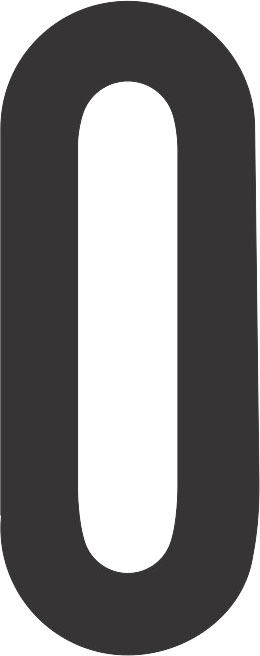
#> input picture resources/no_0.jpg, 260 x 656 px; its folder holds 4 pictures in this run
$ python car_plate2_digits.py   (Python 2 division)
#> lines starting #> are read from the running program, lines starting #| are printed output that depends on the picture; after the words box and inside, x2 and y2 are one past the last pixel; in counts of white or black regions, pixels touching at a corner belong together
### using_opencv/xor_bit_image.py
__author__ = 'sunary'


import cv2
import numpy as np


bit_images = []
shape = (40, 100)


def load_image(files_number):
    for f in files_number:
        img = cv2.imread(f, cv2.THRESH_BINARY)
        img = cv2.resize(img, shape)
        img = (img < 128)
        bit_images.append(img)


# [8 lines left out: function get_number, not called in this run]

### using_opencv/car_plate2_digits.py
__author__ = 'sunary'


import os
import cv2
import numpy as np
from preprocess import deskew, color_processor
from using_opencv import xor_bit_image


# [208 lines left out: functions get_plates_flood, check_plate_by_color, remove_border, digit_recognize, img_from_black_point, not called in this run]


files_number = []
for i in range(10):
    files_number.append(os.path.dirname(__file__) + '/../resources/no_%s.jpg' % str(i))
xor_bit_image.load_image(files_number)
#> in load_image, `img = cv2.resize(img, shape)`:
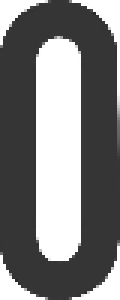
#> img: shape (100, 40) (shown 3 times larger); min 41, max 255, mean 125.8
#> in load_image, `img = (img < 128)`:
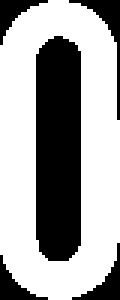
#> img: shape (100, 40) bool (shown 3 times larger); 63.7% white; 5 black regions, box (x1, y1, x2, y2) and area: (12, 12, 27, 87) 1070, (23, 0, 40, 40) 120, (24, 81, 40, 100) 93, (0, 0, 16, 15) 84, (0, 85, 16, 100) 83
#> pass 2 of the loop in load_image, `for f in files_number:`:
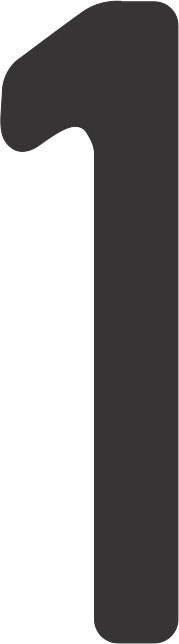
#> input picture resources/no_1.jpg, 179 x 644 px
#> in load_image, `img = cv2.resize(img, shape)`:
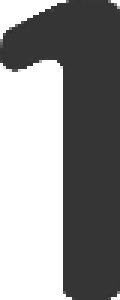
#> img: shape (100, 40) (shown 3 times larger); min 47, max 255, mean 143.2
#> in load_image, `img = (img < 128)`:
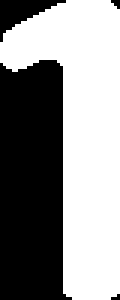
#> img: shape (100, 40) bool (shown 3 times larger); 55.4% white; 4 black regions (2 under 20 px), largest, box (x1, y1, x2, y2) and area: (0, 20, 24, 100) 1649, (0, 0, 22, 14) 127
#> pass 3 of the loop in load_image, `for f in files_number:`:
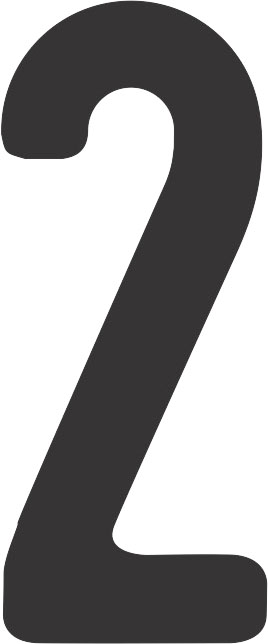
#> input picture resources/no_2.jpg, 268 x 644 px
#> in load_image, `img = cv2.resize(img, shape)`:
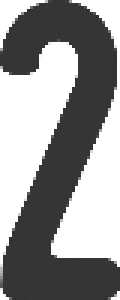
#> img: shape (100, 40) (shown 3 times larger); min 47, max 255, mean 148.4
#> in load_image, `img = (img < 128)`:
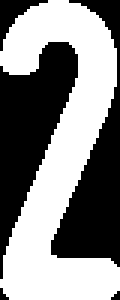
#> img: shape (100, 40) bool (shown 3 times larger); 52.5% white; 5 black regions (2 under 20 px), largest, box (x1, y1, x2, y2) and area: (0, 14, 26, 93) 957, (17, 0, 40, 89) 838, (0, 0, 16, 17) 90
#> the loop made 5 passes; the first 3 are shown
#> (the run stopped early here; a loop or call above may not have finished)
